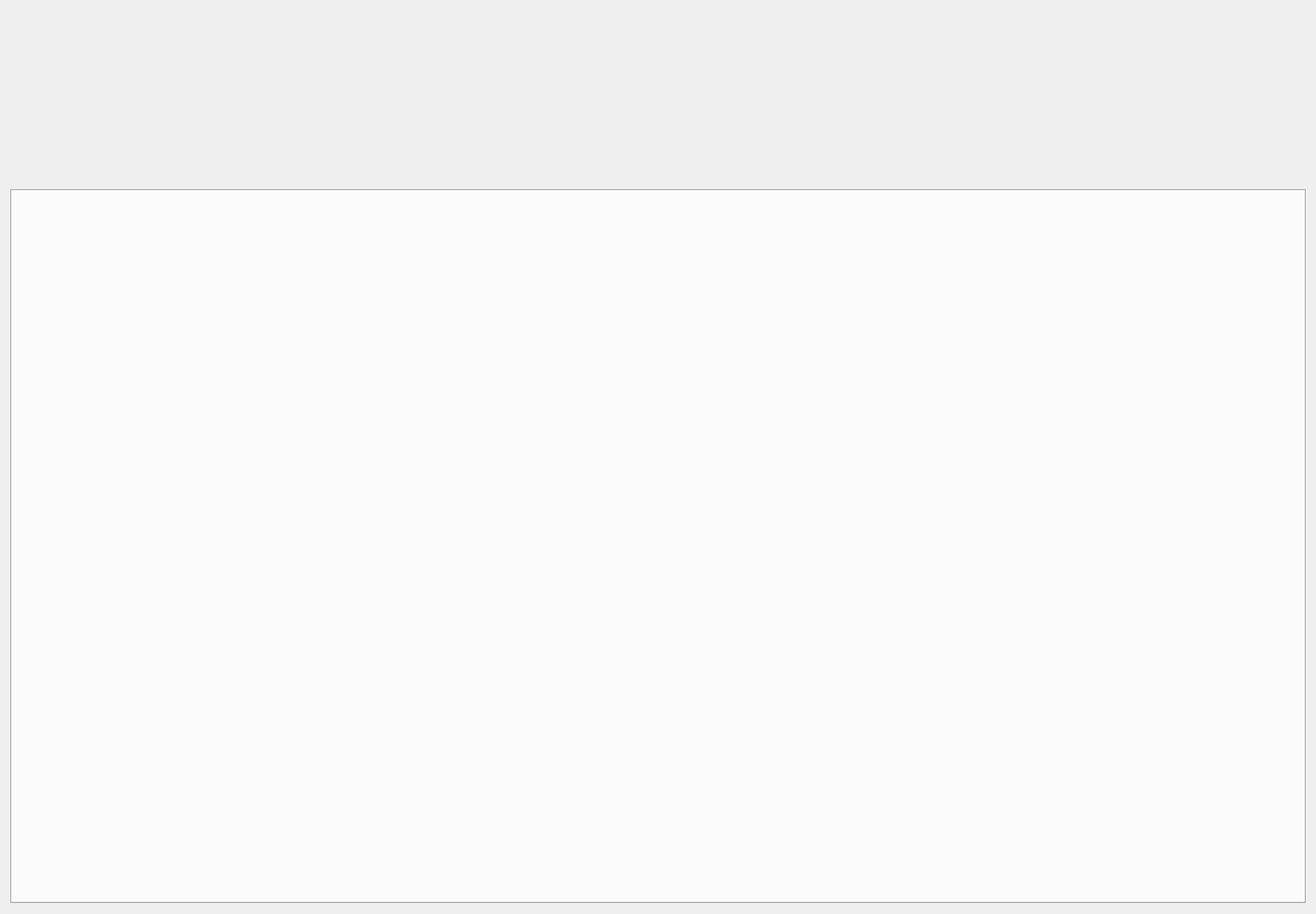
<?xml version="1.0" encoding="UTF-8"?>
<ui version="4.0">
 <class>ToolBarHomeWidget</class>
 <widget class="QWidget" name="ToolBarHomeWidget">
  <property name="geometry">
   <rect>
    <x>0</x>
    <y>0</y>
    <width>1406</width>
    <height>976</height>
   </rect>
  </property>
  <property name="windowTitle">
   <string>Form</string>
  </property>
  <property name="styleSheet">
   <string notr="true"/>
  </property>
  <layout class="QVBoxLayout" name="verticalLayout_2">
   <item>
    <layout class="QHBoxLayout" name="horizontalLayout_2">
     <item>
      <layout class="QVBoxLayout" name="verticalLayout_PowerProfiles"/>
     </item>
     <item>
      <layout class="QVBoxLayout" name="verticalLayout" stretch="20,80">
       <property name="sizeConstraint">
        <enum>QLayout::SizeConstraint::SetDefaultConstraint</enum>
       </property>
       <item>
        <layout class="QHBoxLayout" name="horizontalLayout_HWMonitoring">
         <property name="sizeConstraint">
          <enum>QLayout::SizeConstraint::SetMaximumSize</enum>
         </property>
        </layout>
       </item>
       <item>
        <widget class="QTabWidget" name="tabWidget_Controls">
         <property name="styleSheet">
          <string notr="true">#tabWidget_Controls  {
		background-color: rgba(#fff, 0.5);
}</string>
         </property>
         <property name="tabShape">
          <enum>QTabWidget::TabShape::Rounded</enum>
         </property>
         <property name="currentIndex">
          <number>-1</number>
         </property>
         <property name="usesScrollButtons">
          <bool>true</bool>
         </property>
         <property name="documentMode">
          <bool>false</bool>
         </property>
         <property name="tabsClosable">
          <bool>false</bool>
         </property>
         <property name="tabBarAutoHide">
          <bool>false</bool>
         </property>
        </widget>
       </item>
      </layout>
     </item>
    </layout>
   </item>
  </layout>
 </widget>
 <resources/>
 <connections/>
</ui>
